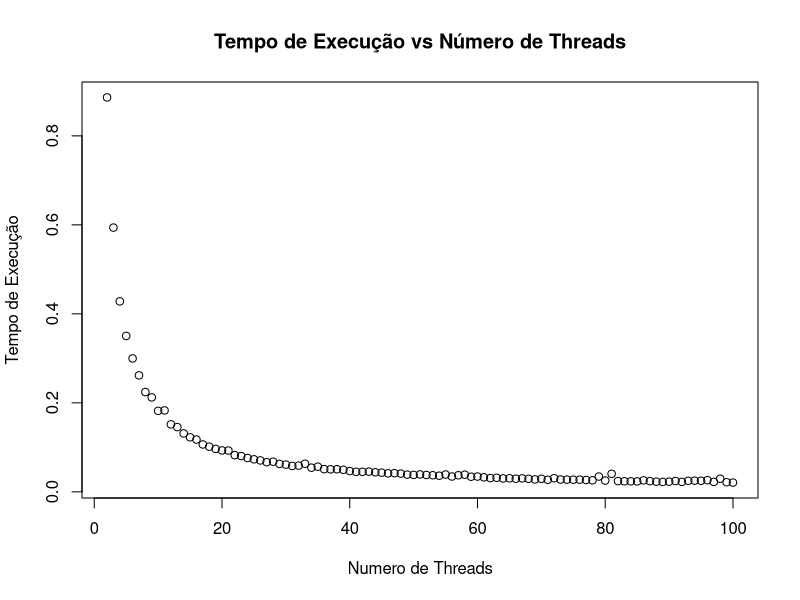

The R source for this figure:
time = read.csv("results.txt")
plot(time, main="Tempo de Execução vs Número de Threads", xlab="Numero de Threads", ylab="Tempo de Execução")
